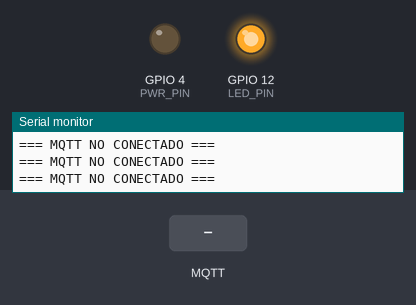
A sketch run on a simulated ESP32. On the bench: output pins drawn as LEDs (lit = HIGH), the last lines printed to the serial monitor. Inputs (shaded band) come from the test bench. No MQTT or app messages arrive unless stated.

Above: at 8.2 s.
8.3 s: MQTT message "1" arrives on the first subscribed topic
11.3 s: MQTT message "on" arrives on the first subscribed topic
At 12.1 s:
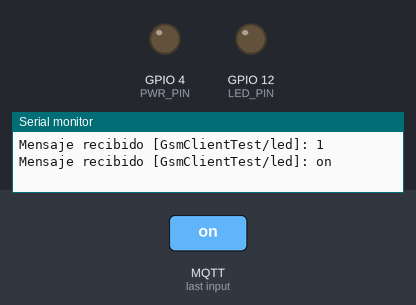
12.8 s: MQTT message "0" arrives on the first subscribed topic
At 13.3 s:
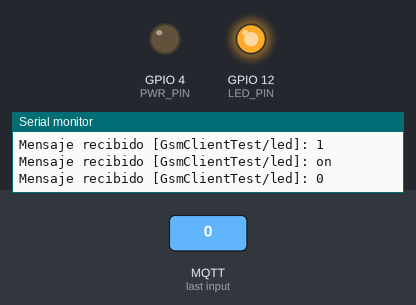
14.3 s: MQTT message "2" arrives on the first subscribed topic
At 15.6 s:
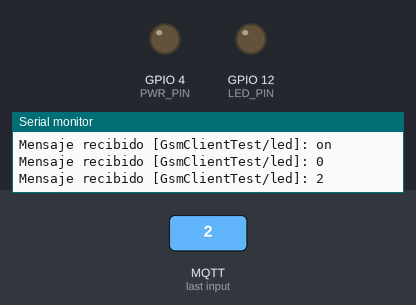
Timing chart, 0 to 16.8 s (numbered marks = the images above; inputs shaded):
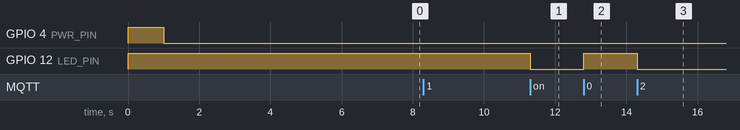

Measured:
- after the input at 11.3 s, GPIO 12 (LED_PIN): HIGH → LOW at once
- after the input at 12.8 s, GPIO 12 (LED_PIN): LOW → HIGH at once
- after the input at 14.3 s, GPIO 12 (LED_PIN): HIGH → LOW at once

The sketch:

GPRS_MQTT.ino
```cpp
/**************************************************************
 * Ejemplo de Conexión MQTT por GPRS con LilyGO T-SIM7000G
 *
 * Requisitos:
 * - Instalar librería PubSubClient (de Nick O'Leary)
 * - Instalar librería TinyGSM (de Volodymyr Shymanskyy)
 *
 * Este código conecta el ESP32 a la red celular, abre el túnel
 * de datos (GPRS/LTE) y se conecta a un "Broker" público (HiveMQ).
 **************************************************************/

// 1. DEFINICIÓN DEL HARDWARE ----------------------------------
// Le decimos a la librería qué "Chofer" (módem) estamos usando.
#define TINY_GSM_MODEM_SIM7000

// Definimos nombres amigables para los puertos seriales:
// SerialMon es la consola de la computadora (el monitor serie)
#define SerialMon Serial
// SerialAT es la línea de comunicación interna entre el ESP32 y el SIM7000G
#define SerialAT Serial1

// Activa los mensajes de depuración en la consola
#define TINY_GSM_DEBUG SerialMon

// 2. CONFIGURACIÓN DE RED Y CREDENCIALES ----------------------
// Le indicamos a la librería que usaremos la red celular (GPRS) y no WiFi
#define TINY_GSM_USE_GPRS true
#define TINY_GSM_USE_WIFI false

// PIN de la tarjeta SIM (dejar vacío si no tiene PIN de seguridad)
#define GSM_PIN ""

// CREDENCIALES APN (Access Point Name): La "caseta de cobro" de tu operadora.
// ¡IMPORTANTE! Cambia esto por los de tu compañía celular (ej. Telcel, AT&T).
const char apn[]      = "internet.itelcel.com";
const char gprsUser[] = "itelcel";
const char gprsPass[] = "itelcel";

// 3. CONFIGURACIÓN DEL BROKER MQTT (Oficina de correos) -------
const char* broker = "broker.hivemq.com";

// Tópicos (Buzones) a los que nos vamos a suscribir o publicar
// Se recomienda cambiar "GsmClientTest" por un nombre único para evitar colisiones en el grupo.
const char* topicLed       = "GsmClientTest/led";       // Aquí escuchamos órdenes
const char* topicInit      = "GsmClientTest/init";      // Aquí avisamos que encendimos
const char* topicLedStatus = "GsmClientTest/ledStatus"; // Aquí avisamos el estado actual

// 4. LIBRERÍAS Y OBJETOS --------------------------------------
#include <TinyGsmClient.h>
#include <PubSubClient.h>

// Creamos los objetos (instancias) que harán el trabajo pesado:
TinyGsm        modem(SerialAT); // El objeto que controla el módem con comandos AT
TinyGsmClient  client(modem);   // El cliente de red que usa el módem
PubSubClient   mqtt(client);    // El cliente MQTT que usa la red

// 5. PINES DE CONTROL -----------------------------------------
#define LED_PIN 12      // Pin donde está conectado el LED azul en la placa LilyGO
#define PWR_PIN 4       // Pin de encendido (PWRKEY) del módem SIM7000G

int ledStatus = LOW;
uint32_t lastReconnectAttempt = 0; // Temporizador para intentar reconectar al broker

// =============================================================
// FUNCIÓN CALLBACK: Se ejecuta automáticamente al recibir un mensaje
// =============================================================
void mqttCallback(char* topic, byte* payload, unsigned int len) {
  SerialMon.print("Mensaje recibido [");
  SerialMon.print(topic);
  SerialMon.print("]: ");

  // Imprimir el mensaje recibido letra por letra en la consola
  for (int i = 0; i < len; i++) {
    SerialMon.print((char)payload[i]);
  }
  SerialMon.println();

  // Si el mensaje llegó al "buzón" (tópico) de control del LED...
  if (String(topic) == topicLed) {
    ledStatus = !ledStatus;            // Invertimos el estado (si estaba LOW pasa a HIGH y viceversa)
    digitalWrite(LED_PIN, ledStatus);  // Aplicamos el cambio físico al LED

    // Publicamos de regreso para confirmar que hicimos el cambio
    mqtt.publish(topicLedStatus, ledStatus ? "1" : "0");
  }
}

// =============================================================
// FUNCIÓN DE CONEXIÓN MQTT: Intenta hablar con el broker
// =============================================================
boolean mqttConnect() {
  SerialMon.print("Conectando al broker MQTT: ");
  SerialMon.print(broker);

  // Intentamos conectarnos. ¡El nombre "GsmClientTest" debe ser ÚNICO!
  // Si alguien más del grupo usa el mismo nombre, se desconectarán entre sí.
  boolean status = mqtt.connect("GsmClientTest_Unico");

  if (status == false) {
    SerialMon.println(" -> Falló");
    return false;
  }

  SerialMon.println(" -> ¡Éxito!");

  // Avisamos al mundo que acabamos de encender
  mqtt.publish(topicInit, "Dispositivo SIM7000G Iniciado");

  // Nos suscribimos al tópico para empezar a escuchar órdenes
  mqtt.subscribe(topicLed);
  return mqtt.connected();
}

// =============================================================
// SETUP: Configuración inicial (se ejecuta una sola vez)
// =============================================================
void setup() {
  // 1. Iniciamos la consola para la computadora
  SerialMon.begin(115200);
  delay(10);

  // 2. Configuramos el LED y lo encendemos (para saber que hay energía)
  pinMode(LED_PIN, OUTPUT);
  digitalWrite(LED_PIN, HIGH);

  // 3. SECUENCIA DE ENCENDIDO DEL MÓDEM SIM7000G (Muy importante)
  // El módem necesita un pulso eléctrico como si presionáramos un botón de "Power"
  pinMode(PWR_PIN, OUTPUT);
  digitalWrite(PWR_PIN, HIGH);
  delay(1000);                 // Mantenemos el "botón" presionado por 1 segundo
  digitalWrite(PWR_PIN, LOW);  // Soltamos el botón

  SerialMon.println("Esperando a que el módem inicie...");

  // 4. Iniciamos la comunicación serial con el módem
  // En la LilyGO T-SIM7000G, el RX está en el pin 26 y el TX en el 27
  SerialAT.begin(115200, SERIAL_8N1, 26, 27);
  delay(6000); // Damos tiempo para que el sistema operativo interno del módem arranque

  // 5. Reiniciamos y leemos la información del módem
  SerialMon.println("Inicializando módem celular...");
  modem.restart();

  String modemInfo = modem.getModemInfo();
  SerialMon.print("Info del Módem: ");
  SerialMon.println(modemInfo);

  // 6. BUSCANDO SEÑAL CELULAR (Antena)
  SerialMon.print("Buscando red celular...");
  if (!modem.waitForNetwork()) {
    SerialMon.println(" -> Falló. ¿Está conectada la antena LTE y hay chip insertado?");
    delay(10000);
    return;
  }
  SerialMon.println(" -> Red encontrada con éxito");

  // 7. CONECTANDO A DATOS MÓVILES (GPRS / APN)
  SerialMon.print(F("Conectando al APN: "));
  SerialMon.print(apn);
  if (!modem.gprsConnect(apn, gprsUser, gprsPass)) {
    SerialMon.println(" -> Falló la conexión de datos. Revisa saldo y nombre del APN.");
    delay(10000);
    return;
  }
  SerialMon.println(" -> ¡GPRS Conectado! Ya tenemos internet.");

  // 8. Configuramos el servidor MQTT y la función que atenderá los mensajes
  mqtt.setServer(broker, 1883);
  mqtt.setCallback(mqttCallback);
}

// =============================================================
// LOOP: Ciclo infinito (se ejecuta para siempre)
// =============================================================
void loop() {

  // 1. VERIFICACIÓN DE RED: ¿Perdimos la señal de la antena?
  if (!modem.isNetworkConnected()) {
    SerialMon.println("Red celular desconectada. Intentando recuperar...");
    if (!modem.waitForNetwork(180000L, true)) { // Esperar hasta 3 minutos
      SerialMon.println(" -> No se pudo recuperar la red celular.");
      delay(10000);
      return;
    }
    SerialMon.println(" -> Red celular recuperada.");

    // Si recuperamos la red, debemos asegurarnos de que los datos (GPRS) sigan activos
    if (!modem.isGprsConnected()) {
      SerialMon.println("GPRS desconectado. Reconectando al APN...");
      if (!modem.gprsConnect(apn, gprsUser, gprsPass)) {
        SerialMon.println(" -> Falló la reconexión de datos.");
        delay(10000);
        return;
      }
      SerialMon.println(" -> GPRS reconectado.");
    }
  }

  // 2. VERIFICACIÓN MQTT: ¿Estamos conectados a la oficina postal?
  if (!mqtt.connected()) {
    SerialMon.println("=== MQTT NO CONECTADO ===");

    // Intentamos reconectar cada 10 segundos, no en cada milisegundo para no saturar
    uint32_t t = millis();
    if (t - lastReconnectAttempt > 10000L) {
      lastReconnectAttempt = t;
      if (mqttConnect()) {
        lastReconnectAttempt = 0; // Reiniciamos el contador si hay éxito
      }
    }
    delay(100);
    return; // Salimos del loop y volvemos a empezar
  }

  // 3. ATENDER TAREAS MQTT
  // Esta línea es crucial: le dice al ESP32 que revise si han llegado paquetes
  // nuevos por internet y mantenga viva la conexión con el broker.
  mqtt.loop();
}
```
